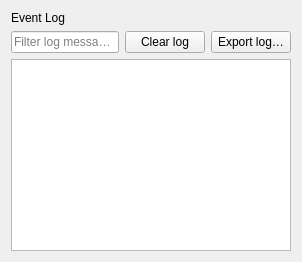
<?xml version='1.0' encoding='utf-8'?>
<ui version="4.0">
 <class>log</class>
 <widget class="QWidget" name="log">
  <property name="windowTitle">
   <string>LOG</string>
  </property>
  <layout class="QVBoxLayout" name="logLayout">
   <item>
    <widget class="QLabel" name="logTitle">
     <property name="text">
      <string>Event Log</string>
     </property>
    </widget>
   </item>
   <item>
    <layout class="QHBoxLayout" name="logActions">
     <item>
      <widget class="QLineEdit" name="filterInput">
       <property name="placeholderText">
        <string>Filter log messages…</string>
       </property>
      </widget>
     </item>
     <item>
      <widget class="QPushButton" name="clearLogButton">
       <property name="text">
        <string>Clear log</string>
       </property>
      </widget>
     </item>
     <item>
      <widget class="QPushButton" name="exportLogButton">
       <property name="text">
        <string>Export log…</string>
       </property>
      </widget>
     </item>
    </layout>
   </item>
   <item>
    <widget class="QPlainTextEdit" name="logOutput">
     <property name="readOnly">
      <bool>true</bool>
     </property>
    </widget>
   </item>
  </layout>
 </widget>
 <resources />
 <connections />
</ui>
